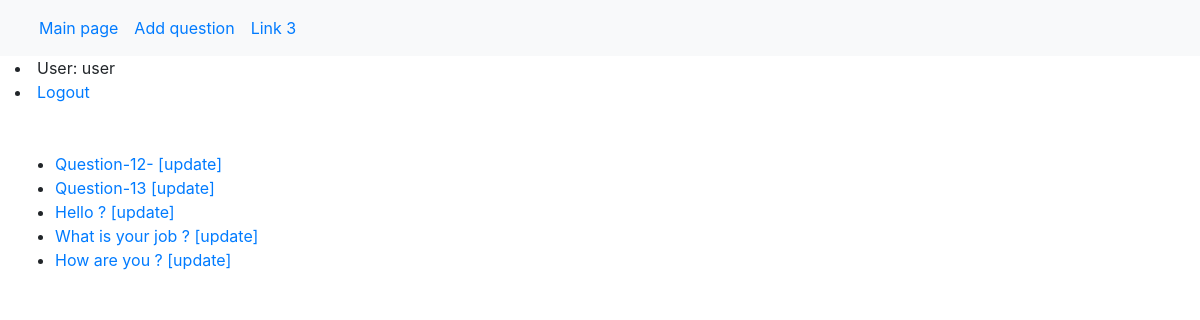
The app's page /polls/ (signed in) with its own data.
### polls/models.py (models this page shows, shortened)
class Question(models.Model):
    question_text = models.CharField(max_length=200)
    pub_date = models.DateTimeField('date published')
    user = models.ForeignKey(User, on_delete=models.SET_NULL, null=True, blank=True)

### polls/views.py (the view)
# urls.py: path('', views.IndexView.as_view(), name='index'),
class IndexView(generic.ListView):
    template_name = 'polls/index.html'
    context_object_name = 'latest_question_list'
    def get_queryset(self):
        return Question.objects.filter(pub_date__lte=timezone.now()).order_by('-pub_date')[:5]

### polls/templates/polls/index.html
{% extends "polls/base.html" %}
{% block content %}
    {% if latest_question_list %}
        <ul>
        {% for question in latest_question_list %}
            <li>
                <a href="{% url 'polls:detail' question.id %}">{{ question.question_text }}</a>
                <a href="{% url 'polls:update_question' question.id %}">       [update]</a>
            </li>
        {% endfor %}
        </ul>
    {% else %}
        <p>No polls are available.</p>
    {% endif %}
{% endblock %}

### polls/templates/polls/base.html (shortened to what this page needs)
 <!DOCTYPE html>
<html lang="en">
<head>
  <link rel="stylesheet" href="https://cdn.jsdelivr.net/npm/bootstrap@4.6.2/dist/css/bootstrap.min.css">
</head>
<body>
<nav class="navbar navbar-expand-sm bg-light">
  <div class="container-fluid">
    <ul class="navbar-nav">
      <li class="nav-item">
        <a class="nav-link" href="/polls/">Main page</a>
      </li>
      <li class="nav-item">
        <a class="nav-link" href="/polls/add/">Add question</a>
      </li>
      <li class="nav-item">
        <a class="nav-link" href="#">Link 3</a>
      </li>
    </ul>
  </div>
</nav>
<div class="container-fluid">
   {% if user.is_authenticated %}
     <li>User: {{ user.get_username }}</li>
     <li><a href="{% url 'logout' %}?next={{ request.path }}">Logout</a></li>
   {% else %}
     <li><a href="{% url 'login' %}?next={{ request.path }}">Login</a></li>
   {% endif %}
    {% block content %}
    {% endblock %}
</div>
</body>
</html>

### records on screen
Question: question_text "Question-12-"
Question: question_text "Question-13"
Question: question_text "Hello ?"
Question: question_text "What is your job ?"
Question: question_text "How are you ?"

### other values on screen
{{ user.get_username }} "user"
